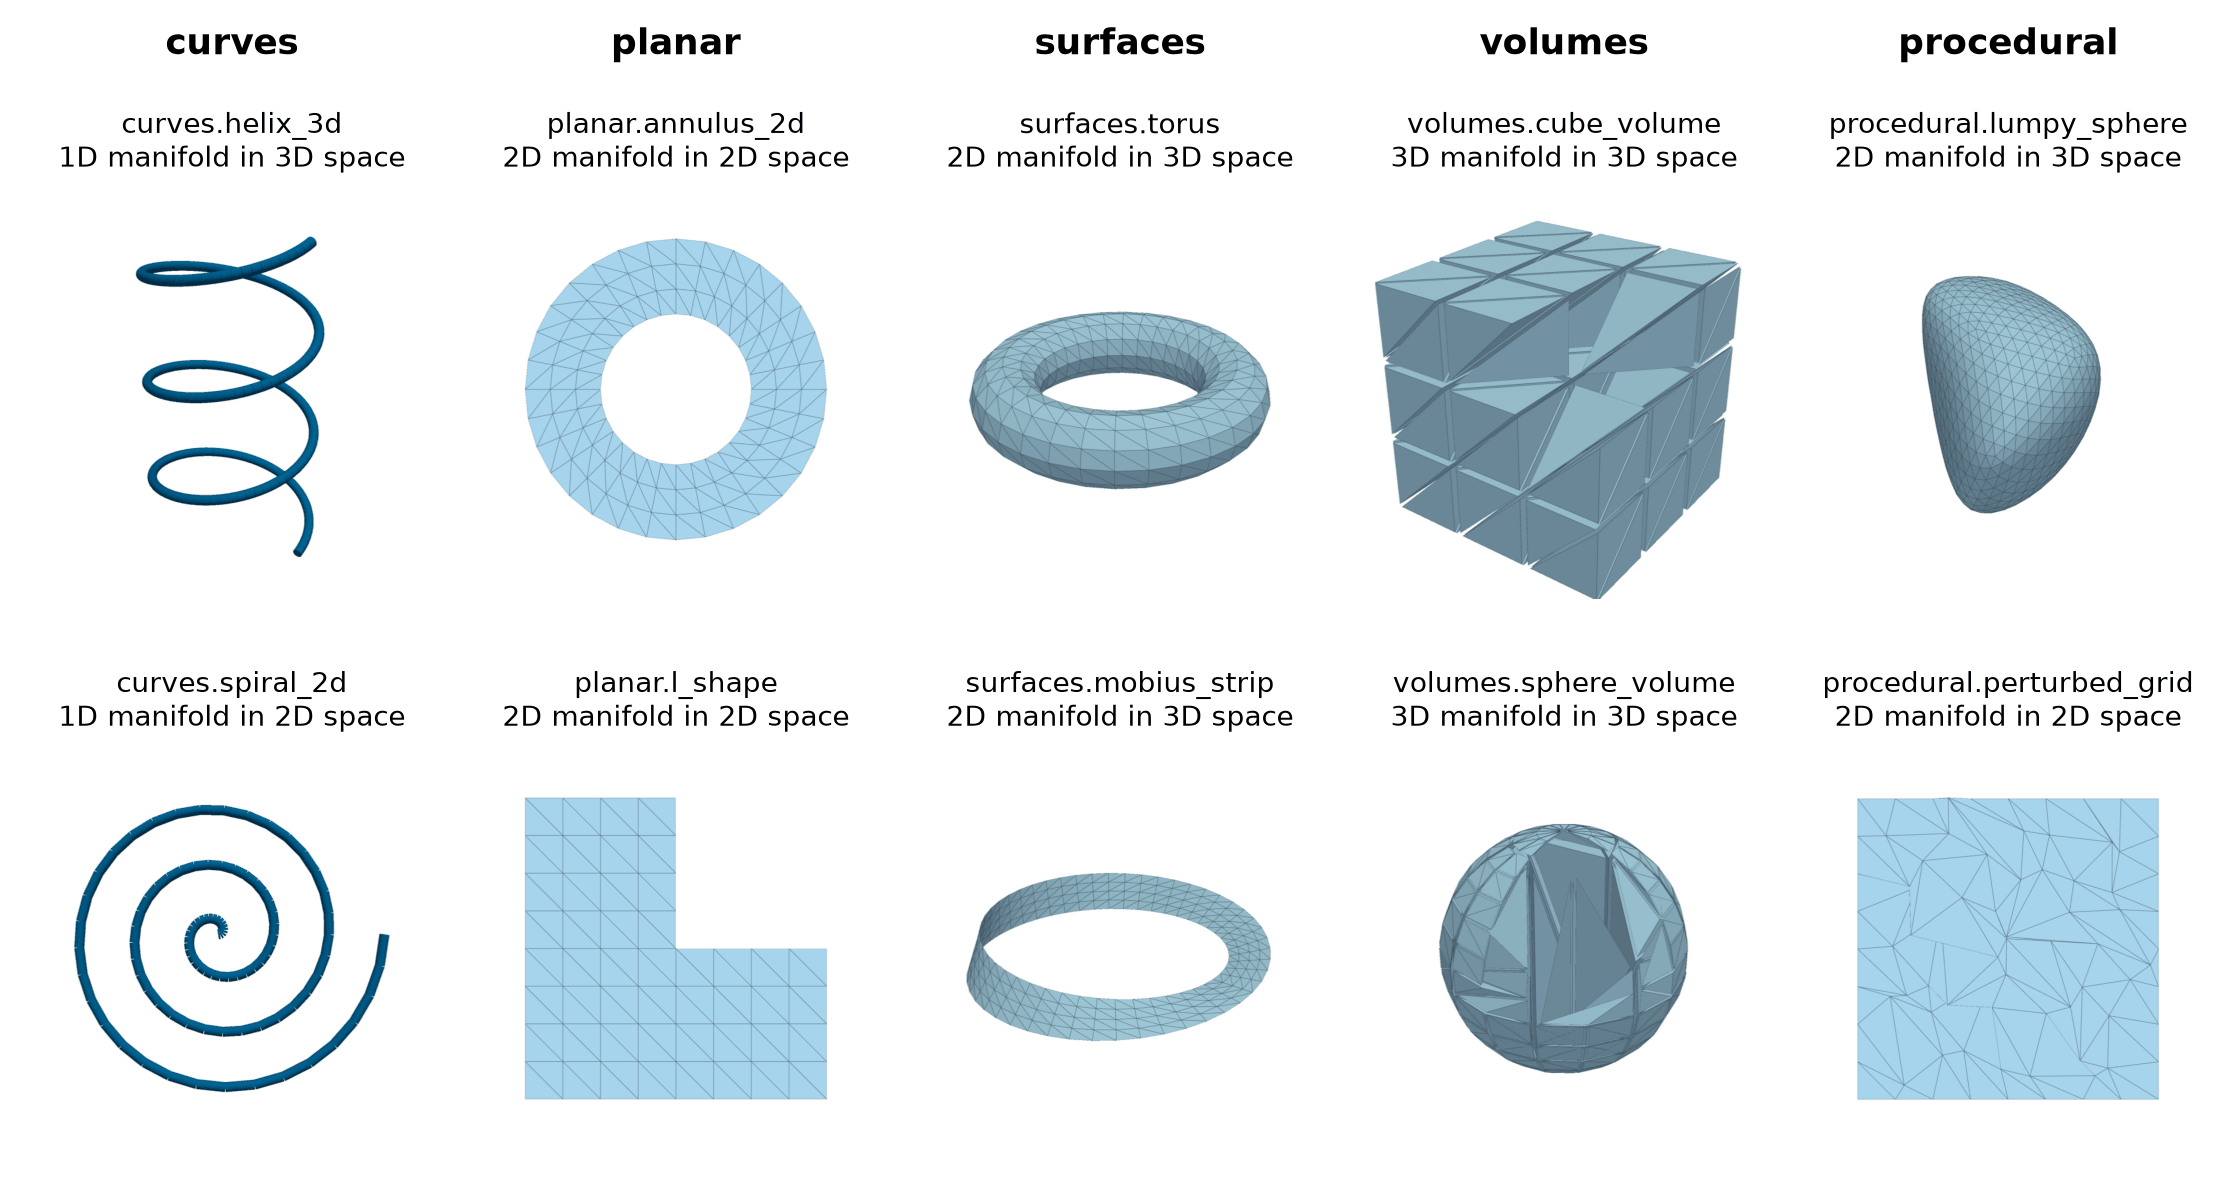

Reproduce this figure in Python.
# SPDX-FileCopyrightText: Copyright (c) 2023 - 2026 NVIDIA CORPORATION & AFFILIATES.
# SPDX-FileCopyrightText: All rights reserved.
# SPDX-License-Identifier: Apache-2.0
#
# Licensed under the Apache License, Version 2.0 (the "License");
# you may not use this file except in compliance with the License.
# You may obtain a copy of the License at
#
# http://www.apache.org/licenses/LICENSE-2.0
#
# Unless required by applicable law or agreed to in writing, software
# distributed under the License is distributed on an "AS IS" BASIS,
# WITHOUT WARRANTIES OR CONDITIONS OF ANY KIND, either express or implied.
# See the License for the specific language governing permissions and
# limitations under the License.

"""Render a gallery of primitives, one column per family."""

from pathlib import Path

import matplotlib

matplotlib.use("Agg")

import matplotlib.pyplot as plt
import pyvista as pv
from PIL import Image

from physicsnemo.mesh.io import to_pyvista
from physicsnemo.mesh.primitives import curves, planar, procedural, surfaces, volumes

pv.OFF_SCREEN = True

OUTPUT = Path(__file__).parent / "primitives_gallery.png"

MESH_COLOR = "#9ecae1"
EDGE_COLOR = "#304050"
CURVE_COLOR = "#0072b2"
VIEW_VECTOR = (1.0, -1.4, 0.9)

GALLERY = {
    "curves": [
        ("curves.helix_3d", curves.helix_3d.load(height=4.0, n_points=200)),
        ("curves.spiral_2d", curves.spiral_2d.load()),
    ],
    "planar": [
        ("planar.annulus_2d", planar.annulus_2d.load(n_radial=4, n_angular=32)),
        ("planar.l_shape", planar.l_shape.load(subdivisions=4)),
    ],
    "surfaces": [
        ("surfaces.torus", surfaces.torus.load(n_major=32, n_minor=12)),
        ("surfaces.mobius_strip", surfaces.mobius_strip.load()),
    ],
    "volumes": [
        ("volumes.cube_volume", volumes.cube_volume.load(subdivisions=3)),
        ("volumes.sphere_volume", volumes.sphere_volume.load(resolution=16)),
    ],
    "procedural": [
        ("procedural.lumpy_sphere", procedural.lumpy_sphere.load(subdivisions=3)),
        ("procedural.perturbed_grid", procedural.perturbed_grid.load(n_x=9, n_y=9)),
    ],
}

plt.rcParams.update({"font.size": 13})


def _render(mesh):
    """Render one primitive: top-down in 2D, oblique in 3D, cut open if solid."""

    dataset = to_pyvista(mesh)
    plotter = pv.Plotter(window_size=(700, 700))
    plotter.enable_anti_aliasing("ssaa")
    if mesh.n_manifold_dims == 1:
        plotter.add_mesh(dataset.tube(radius=0.012 * dataset.length), color=CURVE_COLOR)
    else:
        if mesh.n_manifold_dims == 3 and mesh.n_cells > 1:
            # Cut the solid open: drop the cells in the octant that faces the
            # camera, and shrink the rest toward their centroids a little, to
            # show the tetrahedra inside.
            offsets = mesh.cell_centroids - mesh.points.mean(dim=0)
            facing = (offsets * mesh.points.new_tensor(VIEW_VECTOR) > 0.0).all(dim=1)
            dataset = dataset.extract_cells((~facing).nonzero().squeeze(1).numpy())
            dataset = dataset.shrink(0.88)
        plotter.add_mesh(
            dataset,
            color=MESH_COLOR,
            show_edges=True,
            edge_color=EDGE_COLOR,
            line_width=0.6,
            lighting=mesh.n_spatial_dims == 3,
            ambient=0.35,
            diffuse=0.7,
        )
    plotter.set_background("white")
    if mesh.n_spatial_dims == 2:
        plotter.view_xy()
    else:
        plotter.view_vector(VIEW_VECTOR, viewup=(0.0, 0.0, 1.0))
    plotter.reset_camera()
    plotter.camera.zoom(1.05)
    image = plotter.screenshot(return_img=True)
    plotter.close()
    return image


def main():
    """Generate the documentation image."""

    figure, axes = plt.subplots(2, len(GALLERY), figsize=(14.0, 7.4))
    for column, (family, entries) in enumerate(GALLERY.items()):
        for row, (name, mesh) in enumerate(entries):
            axis = axes[row, column]
            axis.imshow(_render(mesh))
            axis.set_title(
                f"{name}\n{mesh.n_manifold_dims}D manifold in "
                f"{mesh.n_spatial_dims}D space",
                fontsize=12.5,
            )
            axis.set_axis_off()
        axes[0, column].annotate(
            family,
            xy=(0.5, 1.3),
            xycoords="axes fraction",
            ha="center",
            fontsize=16,
            fontweight="bold",
        )
    figure.subplots_adjust(
        left=0.01, right=0.99, bottom=0.01, top=0.86, wspace=0.06, hspace=0.25
    )
    figure.savefig(OUTPUT, dpi=160, facecolor="white")
    # A 256-color palette keeps the file small and looks the same.
    Image.open(OUTPUT).convert("RGB").quantize(colors=256).save(OUTPUT, optimize=True)
    plt.close(figure)
    print(f"Saved {OUTPUT}")


if __name__ == "__main__":
    main()
